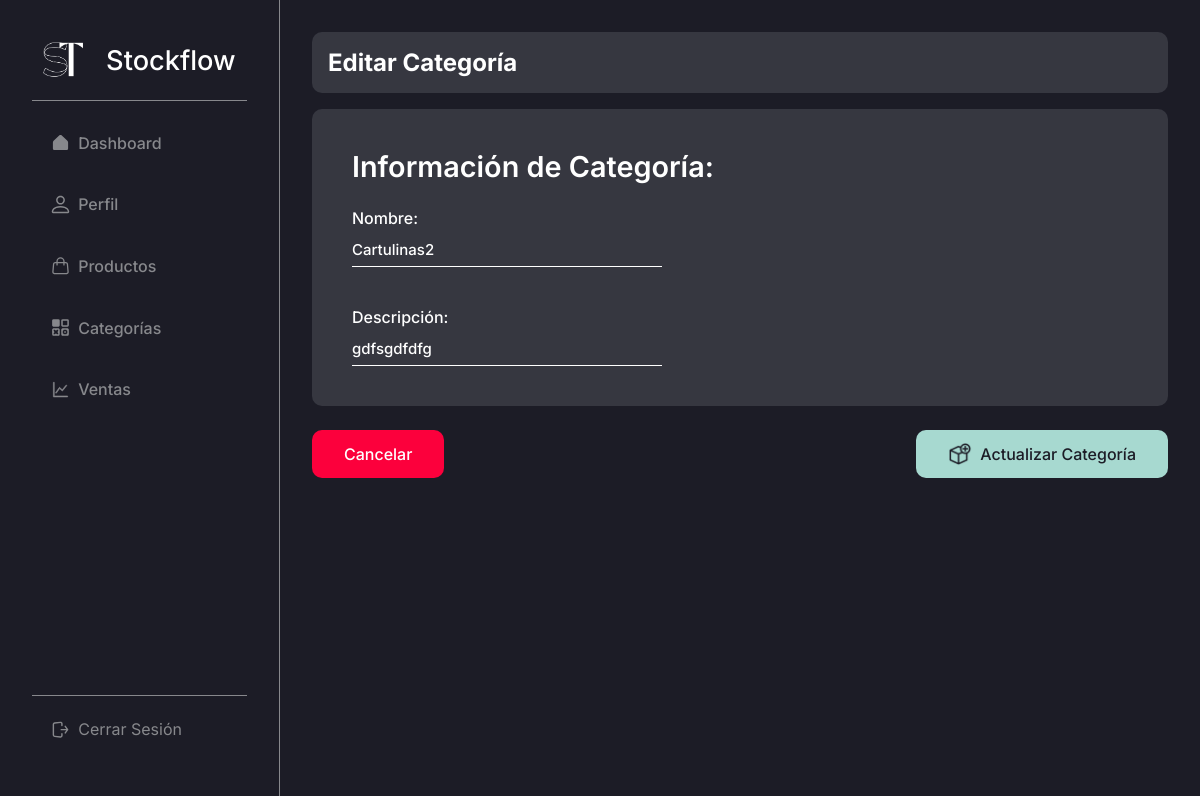
Page /admin/products/categories/edit/5 (signed in) on the earlier database version.
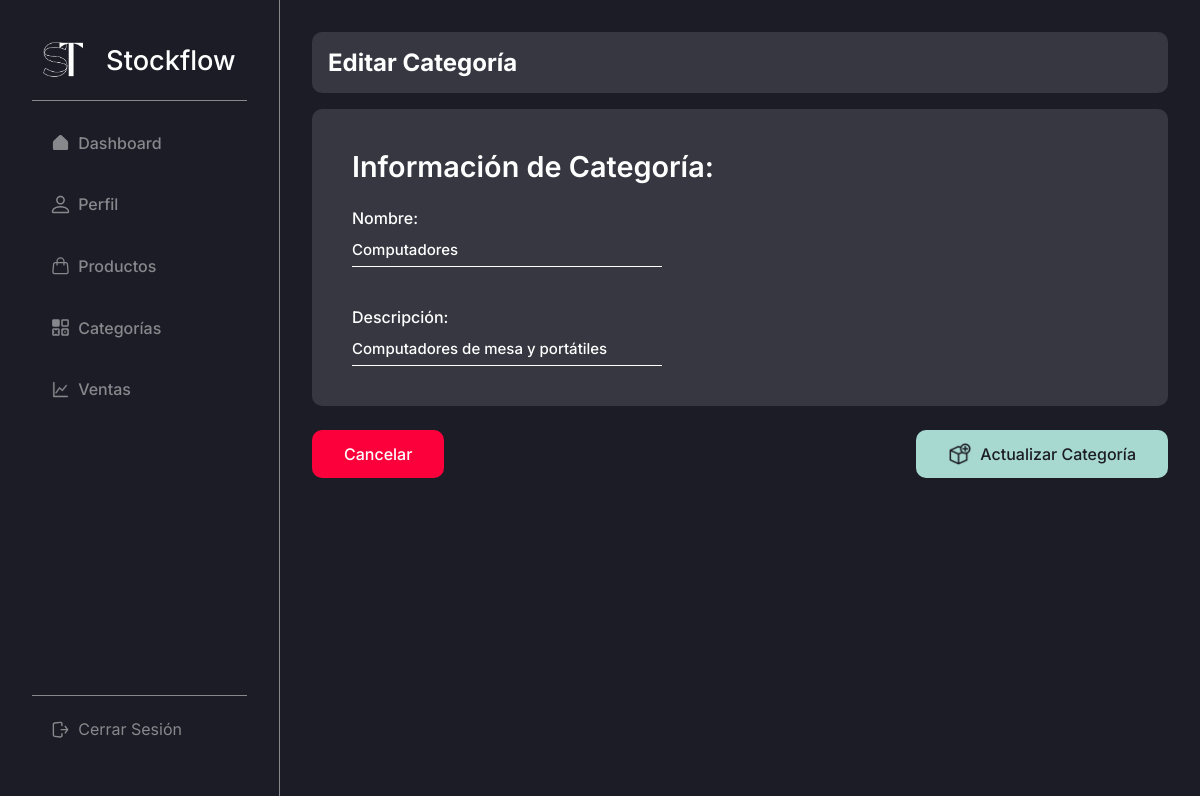
Same page on the later database version.
### stockflow/models.py (models this page shows, shortened)
class Category(db.Model):
    id = db.Column(db.Integer, primary_key = True) # Primary key
    created_by = db.Column(db.Integer, db.ForeignKey("user.id"), nullable = False) # Foreign key
    name = db.Column(db.String(50), unique = True, nullable = False) # Max length and unique property and not null
    description = db.Column(db.String(255), default='Sin descripción')

### stockflow/admin.py (the view)
@bp.route("/products/categories/edit/<int:id>", methods = ("GET", "POST"))
@login_required
def update_category(id):
    category = get_category(id)
    if request.method == "POST":
        category.name = request.form["name"]
        category.description = request.form["description"]
        db.session.commit()
        return redirect(url_for("admin.categories"))
    return render_template("modules/products/categories/edit.html", category = category)

### stockflow/admin.py (called while the page is built)
def get_category(id):
    category = Category.query.get_or_404(id)
    return category

### stockflow/auth.py (called while the page is built)
def login_required(view):
    @functools.wraps(view)
    def wrapped_view(**kwargs):
        if g.user is None:
            message = "Debes iniciar sesión"
            flash(message)
            return redirect(url_for("auth.login"))
        return view(**kwargs)
    return wrapped_view

@bp.before_app_request # Execute the next function in every request, every page
def load_logged_in_user():
    user_id = session.get("user_id")
    if user_id is None:
        g.user = None
    else:
        g.user = User.query.get_or_404(user_id)

### stockflow/templates/modules/products/categories/edit.html (shortened to what this page needs)
{% extends 'base-admin.html' %}
{% block content %}
    <div class="content-group inter bg-black-light">
        <h2 class="color-white inter">Editar Categoría</h2>
    </div>
    <form action="" method="post" class="form inter form-prods">
        <div class="content-group bg-black-light form-content">
            <h1>Información de Categoría: </h1>
            <div class="form-group" style="margin-top: 0;">
                <label for="name">Nombre:</label>
                <input
                    type="text"
                    class="inter color-white"
                    name="name"
                    id="name"
                    placeholder="Ingresa aquí nombre de categoría"
                    value="{{ category.name }}"
                    required
                />
            </div>
            <div class="form-group">
                <label for="name">Descripción:</label>
                <input
                    class="inter color-white"
                    name="description"
                    id="description"
                    value="{{ category.description }}"
                    placeholder="Describe la categoría aquí"
                />
            </div>
        </div>
        <div class="btns-form inter">
            <a href="{{ url_for('admin.categories') }}" class="btn-form color-white btn-cancel">
                Cancelar
            </a>
            <button class="btn-form color-black btn-submit bg-turquese-light-blue inter" type="submit">
                <img src="{{ url_for('static', filename='img/icons/add-product.png') }}" alt="">
                Actualizar Categoría
            </button>
        </div>
    </form>
{% endblock %}

Differences in the rows shown:
changed Category: name "Cartulinas2" → "Computadores"; description "gdfsgdfdfg" → "Computadores de mesa y portátiles"
